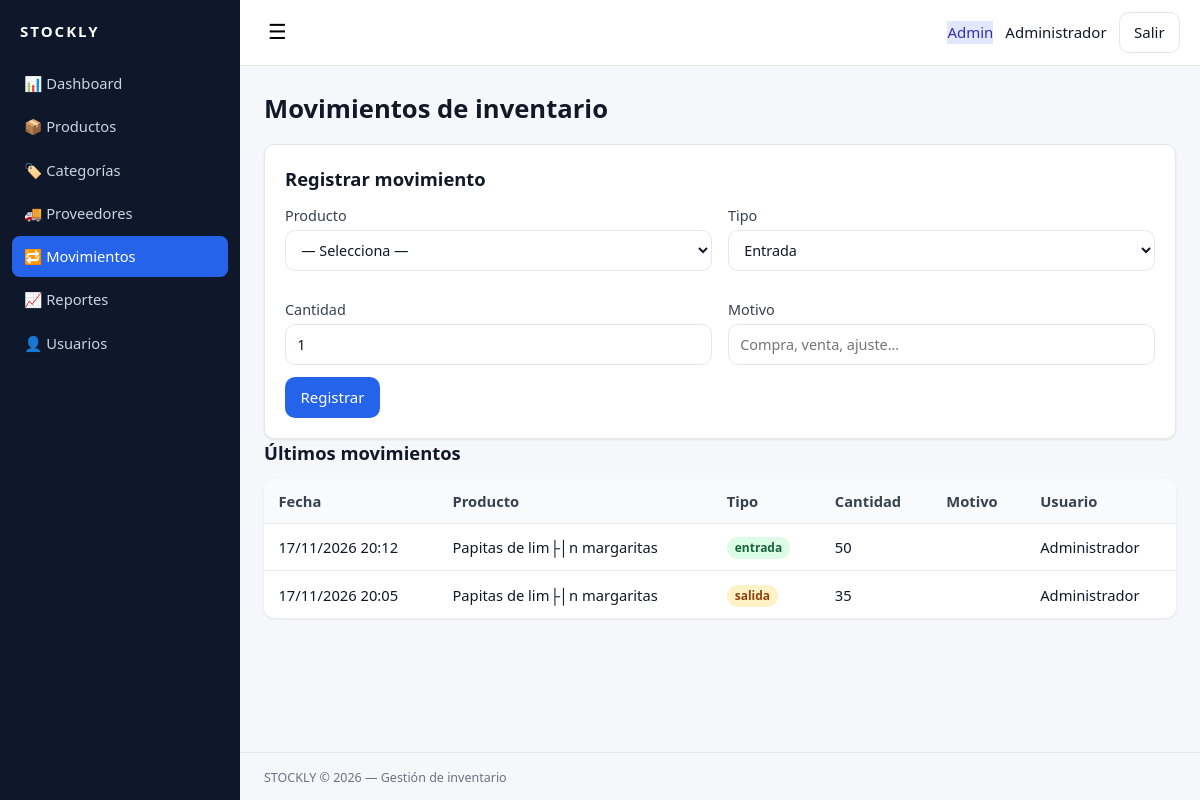
Screenshot of /movimientos.php (signed in) with the database file from the repository.
### tables this page shows
CREATE TABLE `movimientos` (
  `id` int(11) NOT NULL AUTO_INCREMENT,
  `producto_id` int(11) NOT NULL,
  `usuario_id` int(11) NOT NULL,
  `tipo` enum('entrada','salida') NOT NULL,
  `cantidad` int(11) NOT NULL,
  `motivo` varchar(255) DEFAULT NULL,
  `fecha` timestamp NOT NULL DEFAULT current_timestamp(),
  PRIMARY KEY (`id`),
  KEY `producto_id` (`producto_id`),
  KEY `usuario_id` (`usuario_id`),
  CONSTRAINT `movimientos_ibfk_1` FOREIGN KEY (`producto_id`) REFERENCES `productos` (`id`) ON DELETE CASCADE,
  CONSTRAINT `movimientos_ibfk_2` FOREIGN KEY (`usuario_id`) REFERENCES `usuarios` (`id`)
);

CREATE TABLE `productos` (
  `id` int(11) NOT NULL AUTO_INCREMENT,
  `codigo` varchar(50) NOT NULL,
  `nombre` varchar(150) NOT NULL,
  `descripcion` text DEFAULT NULL,
  `categoria_id` int(11) DEFAULT NULL,
  `proveedor_id` int(11) DEFAULT NULL,
  `precio_compra` decimal(10,2) NOT NULL DEFAULT 0.00,
  `precio_venta` decimal(10,2) NOT NULL DEFAULT 0.00,
  `stock_actual` int(11) NOT NULL DEFAULT 0,
  `stock_minimo` int(11) NOT NULL DEFAULT 5,
  `activo` tinyint(1) NOT NULL DEFAULT 1,
  `created_at` timestamp NOT NULL DEFAULT current_timestamp(),
  PRIMARY KEY (`id`),
  UNIQUE KEY `codigo` (`codigo`),
  KEY `categoria_id` (`categoria_id`),
  KEY `proveedor_id` (`proveedor_id`),
  CONSTRAINT `productos_ibfk_1` FOREIGN KEY (`categoria_id`) REFERENCES `categorias` (`id`) ON DELETE SET NULL,
  CONSTRAINT `productos_ibfk_2` FOREIGN KEY (`proveedor_id`) REFERENCES `proveedores` (`id`) ON DELETE SET NULL
);

CREATE TABLE `usuarios` (
  `id` int(11) NOT NULL AUTO_INCREMENT,
  `nombre` varchar(100) NOT NULL,
  `email` varchar(150) NOT NULL,
  `password_hash` varchar(255) NOT NULL,
  `rol` enum('admin','editor') NOT NULL DEFAULT 'editor',
  `activo` tinyint(1) NOT NULL DEFAULT 1,
  `intentos_fallidos` int(11) NOT NULL DEFAULT 0,
  `bloqueado_hasta` datetime DEFAULT NULL,
  `ultimo_acceso` datetime DEFAULT NULL,
  `created_at` timestamp NOT NULL DEFAULT current_timestamp(),
  PRIMARY KEY (`id`),
  UNIQUE KEY `email` (`email`)
);

### includes/auth.php (called while the page is built, shortened)
<?php
function current_user(): array {
    return [
        'id' => $_SESSION['user_id'] ?? null,
        'nombre' => $_SESSION['nombre'] ?? '',
        'rol' => $_SESSION['rol'] ?? '',
    ];
}

### config/database.php (called while the page is built, shortened)
<?php
function db(): PDO {
    static $pdo = null;
    if ($pdo === null) {
        $dsn = 'mysql:host=' . DB_HOST . ';dbname=' . DB_NAME . ';charset=utf8mb4';
        try {
            $pdo = new PDO($dsn, DB_USER, DB_PASS, [
                PDO::ATTR_ERRMODE => PDO::ERRMODE_EXCEPTION,
                PDO::ATTR_DEFAULT_FETCH_MODE => PDO::FETCH_ASSOC,
                PDO::ATTR_EMULATE_PREPARES => false,
            ]);
        } catch (PDOException $e) {
            error_log('DB Error: ' . $e->getMessage());
            http_response_code(500);
            exit(json_encode(['error' => 'Error de conexión a la base de datos']));
        }
    }
    return $pdo;
}

### movimientos.php (the view, shortened to what this page needs)
<?php
require_once __DIR__ . '/config/database.php';
require_once __DIR__ . '/includes/auth.php';
$page = 'Movimientos';
$movs = db()->query('SELECT m.*, p.nombre producto, u.nombre usuario FROM movimientos m
  JOIN productos p ON p.id=m.producto_id
  JOIN usuarios u ON u.id=m.usuario_id
  ORDER BY m.fecha DESC LIMIT 100')->fetchAll();
include __DIR__ . '/includes/header.php';
?>
<h1>Movimientos de inventario</h1>
<form method="post" class="card">
  <h2>Registrar movimiento</h2>
  <div class="grid-2">
    <label>Producto
      <select name="producto_id" required>
        <option value="">— Selecciona —</option>
      </select>
    </label>
    <label>Tipo
      <select name="tipo">
        <option value="entrada">Entrada</option>
      </select>
    </label>
    <label>Cantidad<input type="number" min="1" name="cantidad" value="1" required></label>
    <label>Motivo<input name="motivo" placeholder="Compra, venta, ajuste…"></label>
  </div>
  <button class="btn btn-primary">Registrar</button>
</form>
<h2>Últimos movimientos</h2>
<table class="table">
  <thead><tr><th>Fecha</th><th>Producto</th><th>Tipo</th><th>Cantidad</th><th>Motivo</th><th>Usuario</th></tr></thead>
  <tbody>
  <?php foreach ($movs as $m): ?>
    <tr>
      <td><?= date('d/m/Y H:i', strtotime($m['fecha'])) ?></td>
      <td><?= htmlspecialchars($m['producto']) ?></td>
      <td><span class="badge <?= $m['tipo']==='entrada'?'badge-success':'badge-warn' ?>"><?= $m['tipo'] ?></span></td>
      <td><?= $m['cantidad'] ?></td>
      <td><?= htmlspecialchars($m['motivo']) ?></td>
      <td><?= htmlspecialchars($m['usuario']) ?></td>
    </tr>
  <?php endforeach; ?>
  </tbody>
</table>
<?php include __DIR__ . '/includes/footer.php'; ?>

### includes/header.php (shortened to what this page needs)
<?php
require_once __DIR__ . '/auth.php';
$page = $page ?? '';
?>
<!DOCTYPE html>
<html lang="es">
<head>
<link rel="stylesheet" href="assets/css/style.css">
</head>
<body class="app-body">
<div class="app-layout">
  <?php include __DIR__ . '/sidebar.php'; ?>
  <div class="app-main">
    <header class="app-header">
      <button class="btn-icon" id="toggleSidebar" aria-label="Menú">☰</button>
      <div class="header-right">
        <span class="badge-role"><?= htmlspecialchars($u['rol']) ?></span>
        <span><?= htmlspecialchars($u['nombre']) ?></span>
        <a href="logout.php" class="btn btn-ghost">Salir</a>
      </div>
    </header>
    <main class="app-content">

### includes/sidebar.php
<?php $page = $page ?? ''; ?>
<?php $u = current_user(); ?>
<aside class="sidebar" id="sidebar">
  <div class="sidebar-brand">STOCKLY</div>
  <nav class="sidebar-nav">
    <a href="index.php"       class="<?= $page==='Dashboard'?'active':'' ?>">📊 Dashboard</a>
    <a href="productos.php"   class="<?= $page==='Productos'?'active':'' ?>">📦 Productos</a>
    <a href="categorias.php"  class="<?= $page==='Categorías'?'active':'' ?>">🏷️ Categorías</a>
    <a href="proveedores.php" class="<?= $page==='Proveedores'?'active':'' ?>">🚚 Proveedores</a>
    <a href="movimientos.php" class="<?= $page==='Movimientos'?'active':'' ?>">🔁 Movimientos</a>
    <a href="reportes.php"    class="<?= $page==='Reportes'?'active':'' ?>">📈 Reportes</a>
    <?php if ($u['rol'] === 'admin'): ?>
      <a href="usuarios.php"  class="<?= $page==='Usuarios'?'active':'' ?>">👤 Usuarios</a>
    <?php endif; ?>
  </nav>
</aside>

### includes/footer.php (shortened to what this page needs)
    </main>
    <footer class="app-footer">
      <small>STOCKLY © <?= date('Y') ?> — Gestión de inventario</small>
    </footer>
  </div>
</div>
</body>
</html>

### assets/css/style.css (style rules this page uses)
:root { --bg: #f5f7fb; --surface: #ffffff; --border: #e5e7eb; --text: #111827; --muted: #6b7280; --primary: #2563eb; --primary-hover: #1d4ed8; --danger: #dc2626; --warn: #d97706; --success: #16a34a; --radius: 10px; --shadow: 0 1px 3px rgba(0,0,0,.06), 0 1px 2px rgba(0,0,0,.04); }
* { box-sizing: border-box; }
html, body { margin: 0; padding: 0; }
body { font-family: system-ui, -apple-system, "Segoe UI", Roboto, sans-serif; background: var(--bg); color: var(--text); font-size: 15px; line-height: 1.5; }
h1 { font-size: 1.6rem; margin: 0 0 1rem; }
h2 { font-size: 1.15rem; margin: 0 0 .75rem; }
label { display: block; margin-bottom: .75rem; font-weight: 500; color: #374151; font-size: .9rem; }
input, select, textarea { width: 100%; padding: .55rem .7rem; border: 1px solid var(--border); border-radius: var(--radius); font: inherit; background: #fff; color: var(--text); margin-top: .25rem; }
a { color: var(--primary); text-decoration: none; }
.app-layout { display: grid; grid-template-columns: 240px 1fr; min-height: 100vh; }
.app-main { display: flex; flex-direction: column; min-width: 0; }
.app-content { padding: 1.5rem; flex: 1; }
.app-footer { padding: .75rem 1.5rem; border-top: 1px solid var(--border); color: var(--muted); }
.sidebar { background: #0f172a; color: #cbd5e1; padding: 1rem .75rem; display: flex; flex-direction: column; gap: 1rem; transition: width .2s ease; }
.sidebar-brand { font-weight: 800; letter-spacing: 2px; color: #fff; padding: .25rem .5rem; }
.sidebar-nav { display: flex; flex-direction: column; gap: 2px; }
.sidebar-nav a { padding: .6rem .75rem; border-radius: 8px; color: #cbd5e1; font-size: .92rem; display: flex; align-items: center; gap: .5rem; }
.sidebar-nav a.active { background: var(--primary); color: #fff; }
.app-header { background: var(--surface); border-bottom: 1px solid var(--border); padding: .75rem 1.25rem; display: flex; align-items: center; justify-content: space-between; }
.header-right { display: flex; align-items: center; gap: .75rem; }
.btn { display: inline-flex; align-items: center; gap: .4rem; padding: .5rem .9rem; border: 1px solid transparent; border-radius: var(--radius); font: inherit; font-weight: 500; cursor: pointer; background: #f3f4f6; color: var(--text); transition: background .15s; }
.btn-primary { background: var(--primary); color: #fff; }
.btn-ghost { background: transparent; border-color: var(--border); }
.btn-icon { background: transparent; border: none; font-size: 1.3rem; cursor: pointer; padding: .25rem .5rem; }
.card { background: var(--surface); border: 1px solid var(--border); border-radius: var(--radius); padding: 1.25rem; box-shadow: var(--shadow); }
.table { width: 100%; border-collapse: collapse; background: var(--surface); border-radius: var(--radius); overflow: hidden; box-shadow: var(--shadow); margin-bottom: 1rem; }
.table th, .table td { padding: .7rem .9rem; text-align: left; border-bottom: 1px solid var(--border); font-size: .92rem; }
.table thead th { background: #f9fafb; font-weight: 600; color: #374151; cursor: pointer; }
.table tbody tr:last-child td { border-bottom: none; }
.badge { display: inline-block; padding: 2px 8px; border-radius: 999px; font-size: .75rem; font-weight: 600; background: #e5e7eb; color: #111827; }
.badge-success { background: #dcfce7; color: #166534; }
.badge-warn { background: #fef3c7; color: #92400e; }
.badge-role { background: #e0e7ff; color: #3730a3; text-transform: capitalize; }
.grid-2 { display: grid; grid-template-columns: 1fr 1fr; gap: 1rem; }

### rows the page displays
movimientos: fecha "17/11/2026 20:12", producto.nombre "Papitas de lim├│n margaritas", tipo "entrada", cantidad "50", usuario.nombre "Administrador"
movimientos: fecha "17/11/2026 20:05", producto.nombre "Papitas de lim├│n margaritas", tipo "salida", cantidad "35", usuario.nombre "Administrador"

### other values shown
$u['rol'] "Admin"
$u['nombre'] "Administrador"
